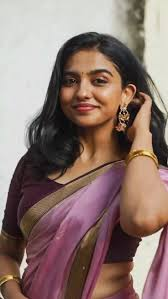
#> input picture Feb 2026/10th feb 2026/opencv/momita.jpg, 168 x 299 px, found by its file name
$ python facedetection.py
#> lines starting #> are read from the running program, lines starting #| are printed output that depends on the picture; after the words box and inside, x2 and y2 are one past the last pixel; in counts of white or black regions, pixels touching at a corner belong together
import numpy as np
import cv2

# Load Haar Cascade
face_classifier = cv2.CascadeClassifier(
    r"C:\Users\santo\OneDrive\Desktop\Data science\Feb 2026\10th feb 2026\opencv\haarcascade_frontalface_default.xml"
)

# Load image
image = cv2.imread(
    r"C:\Users\santo\OneDrive\Desktop\Data science\Feb 2026\10th feb 2026\opencv\momita.jpg"
)
#> image is the input picture: shape (299, 168, 3); mean B, G, R 110.9, 117.6, 140.5

if image is None:
    print("Error: Image not found or cannot be loaded!")
    exit()

# Convert to grayscale
gray = cv2.cvtColor(image, cv2.COLOR_BGR2GRAY)
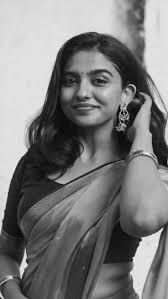
#> gray: shape (299, 168); min 2, max 246, mean 123.7

# Detect faces
faces = face_classifier.detectMultiScale(gray, 1.3, 5)
#> faces = [[50, 50, 78, 78]]

if len(faces) == 0:
    print("No faces found!")
else:
    for (x, y, w, h) in faces:
        cv2.rectangle(image, (x, y), (x + w, y + h), (127, 0, 225), 2)
#> this loop made 1 pass
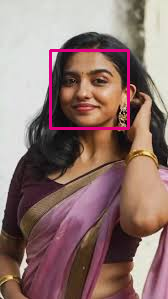
#> image: shape (299, 168, 3); 1.86% of pixels changed, all inside (x1, y1, x2, y2) = (49, 49, 130, 130)

    cv2.imshow("Face Detection", image)
    cv2.waitKey(0)

cv2.destroyAllWindows()
